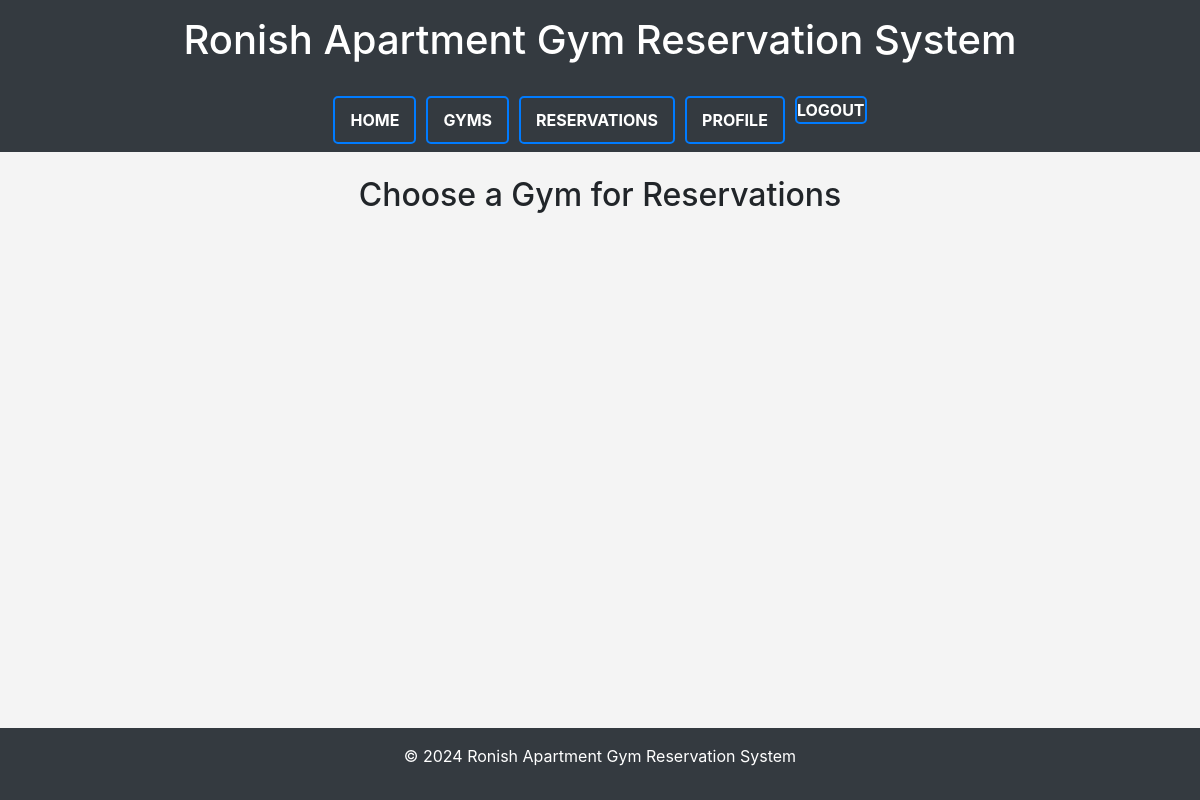
The app's page /choose-gym/ (signed in), older data.
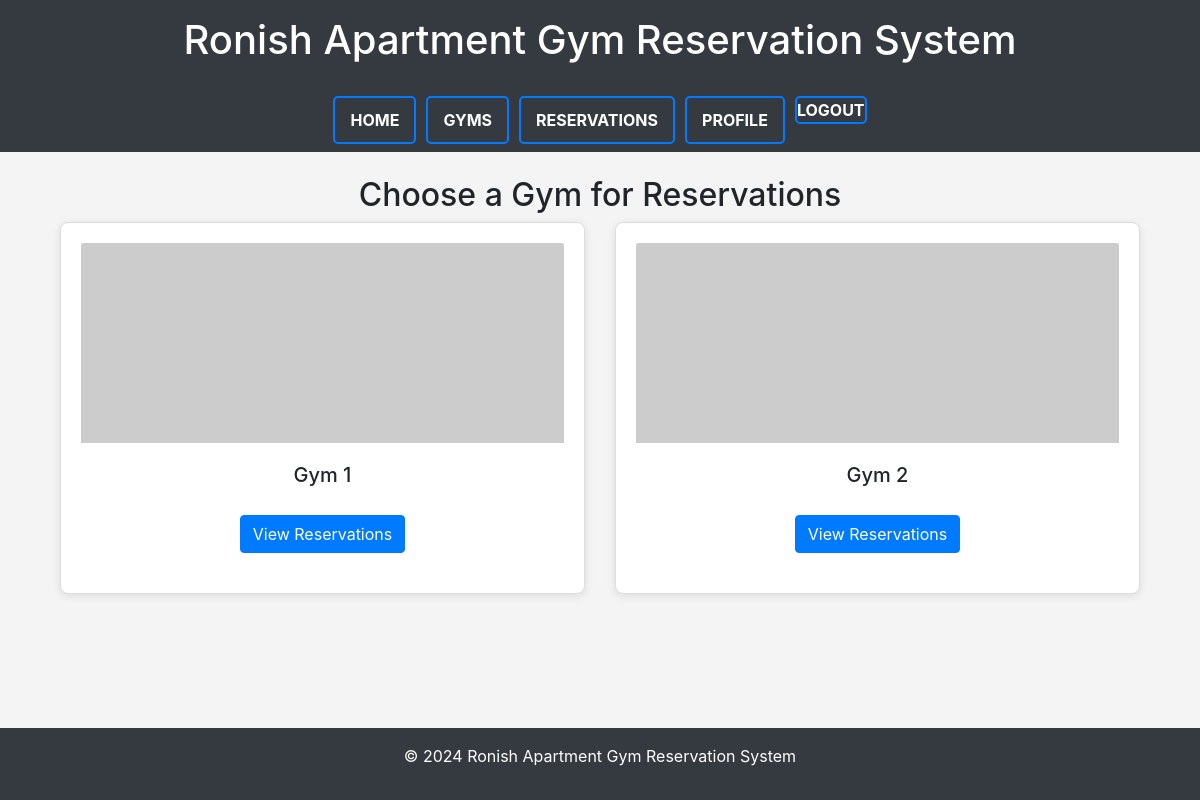
The same page, newer data.
### gym/models.py (models this page shows, shortened)
class Gym(models.Model):
    name = models.CharField(max_length=100)

### gym/views.py (the view)
# urls.py: path('choose-gym/', views.choose_gym, name='choose_gym'),
@login_required
def choose_gym(request):
    gyms = Gym.objects.all()
    return render(request, 'gym_reservation/choose_gym.html', {'gyms': gyms})

### gym/templates/gym_reservation/choose_gym.html (shortened to what this page needs)
{% extends 'base.html' %}
{% block content %}
<main class="container mt-4">
    <h2 class="text-center">Choose a Gym for Reservations</h2>
    <div class="row">
        {% for gym in gyms %}
        <div class="col-md-6 mb-4">
            <div class="card text-center">
                <img src="https://via.placeholder.com/400x200.png?text={{ gym.name }}" class="card-img-top" alt="{{ gym.name }}">
                <div class="card-body">
                    <h5 class="card-title">{{ gym.name }}</h5>
                    <a href="{% url 'reservations' gym.id %}" class="btn btn-primary mt-3">View Reservations</a>
                </div>
            </div>
        </div>
        {% endfor %}
    </div>
</main>
{% endblock %}

### gym/templates/base.html (shortened to what this page needs)
<!DOCTYPE html>
<html lang="en">
<head>
    {% load static %}
    <link href="https://stackpath.bootstrapcdn.com/bootstrap/4.5.2/css/bootstrap.min.css" rel="stylesheet">
    <link rel="stylesheet" href="{% static 'css/style.css' %}">
</head>
<body>
    <header class="bg-dark text-white text-center py-3">
        <h1>Ronish Apartment Gym Reservation System</h1>
    </header>
    <nav class="navbar navbar-expand-lg navbar-dark bg-dark">
        <ul class="navbar-nav mx-auto">
            <li class="nav-item"><a href="{% url 'home' %}" class="nav-link">Home</a></li>
            <li class="nav-item"><a href="{% url 'gyms' %}" class="nav-link">Gyms</a></li>
            <li class="nav-item"><a href="{% url 'choose_gym' %}" class="nav-link">Reservations</a></li>
            <li class="nav-item"><a href="{% url 'profile' %}" class="nav-link">Profile</a></li>
            {% if user.is_authenticated %}
            <li class="nav-item">
                <form method="POST" action="{% url 'logout' %}">
                    <button type="submit" class="btn btn-link nav-link" style="display: inline; padding: 0;">Logout</button>
                </form>
            </li>
        {% else %}
            <li class="nav-item"><a href="{% url 'login' %}" class="nav-link">Login</a></li>
        {% endif %}
        </ul>
    </nav>
    <div class="container mt-4">
        {% block content %}{% endblock %}
    </div>
    <footer class="bg-dark text-white text-center py-3">
        <p>&copy; 2024 Ronish Apartment Gym Reservation System</p>
    </footer>
</body>
</html>

### gym/static/css/style.css (style rules this page uses)
body { background-color: #f4f4f4; }
.card { border: 1px solid #ddd; border-radius: 8px; padding: 20px; box-shadow: 0 2px 8px rgba(0, 0, 0, 0.1); }
.card-img-top { height: 200px; object-fit: cover; }
.navbar-nav .nav-item .nav-link { font-weight: bold; color: #fff; padding: 10px 15px; border: 2px solid #007bff; margin: 0 5px; border-radius: 5px; text-transform: uppercase; transition: background-color 0.3s, color 0.3s; }
footer { position: absolute; bottom: 0; width: 100%; }

Row changes from the older to the newer data that the page shows:
added Gym: name "Gym 1"
added Gym: name "Gym 2"
